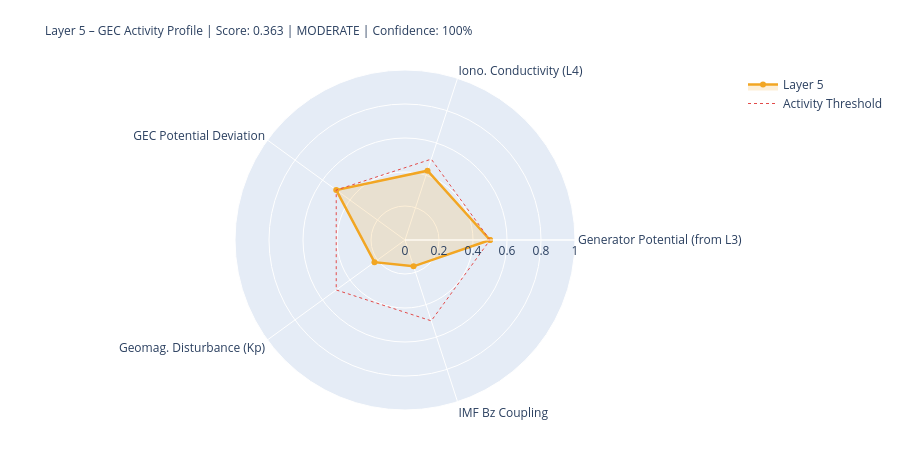

Here is the notebook cell this chart was saved with:
### Markdown cell above
---
## 5. State Assessment & Handoff to Layer 6

### Code cell
# ============================================================
# LAYER-5-SCORE
# ============================================================

# Components
# 1) Generator activity (Layer-3-driven)
gen_score = norm(generator_strength, 0.3, 2.0)
gen_src   = 'from_layer3' if l3_thunder_score is not None else 'estimated'

# 2) Ionospheric conductivity (Layer-4-driven)
iono_score = norm(iono_cond_factor, 0.7, 1.4)
iono_src   = 'from_layer4' if l4_ioniz is not None else 'estimated'

# 3) GEC potential deviation from reference
pot_score = norm(abs(delta_V_pct), 0, 30)  # 0 = at reference, 1 = 30% deviation
pot_src   = 'derived'

# 4) Geomagnetic disturbance (Kp) – modulates vertical currents
kp_score = norm(kp_val, 0, 9)
kp_src   = 'primary' if kp_now is not None else 'from_layer4'

# 5) IMF Bz coupling (southward = stronger M-I coupling → GEC influence)
bz_score = norm(-(bz_now or 0), -5, 30) if bz_now is not None else None
bz_src   = 'primary' if bz_now is not None else 'missing'

COMPONENTS = {
    'Generator Potential (from L3)':  {'score': gen_score,   'source': 'derived_from_layer3', 'dynamic': True},
    'Iono. Conductivity (L4)':      {'score': iono_score,  'source': iono_src, 'dynamic': True},
    'GEC Potential Deviation':      {'score': pot_score,   'source': pot_src,  'dynamic': True},
    'Geomag. Disturbance (Kp)':         {'score': kp_score,    'source': kp_src,   'dynamic': True},
    'IMF Bz Coupling':               {'score': bz_score,    'source': bz_src,   'dynamic': True},
}

available   = {k: v['score'] for k, v in COMPONENTS.items() if v['score'] is not None}
unavailable = [k for k, v in COMPONENTS.items() if v['score'] is None]
layer5_score = round(sum(available.values()) / len(available), 4) if available else None
confidence   = round(len(available) / len(COMPONENTS), 2)
level = ('unknown' if layer5_score is None
         else 'quiet'   if layer5_score < 0.3
         else 'moderate' if layer5_score < 0.6
         else 'active')
dominant_l5 = max(available, key=available.get) if available else 'none'

# Kp consistency: separate 1-min raw value from score value
kp_1m_raw   = kp_now          # directly from API (can be 0.0 during live measurement)
kp_for_score = kp_val          # from Layer-0 context or estimated value if needed
kp_score_src = kp_src

W = 68
print('=' * W)
print('LAYER 5 – GLOBAL ELECTRIC CIRCUIT – STATE ASSESSMENT')
print('=' * W)
for name, comp in COMPONENTS.items():
    s = comp['score']
    if s is not None:
        bar = '█' * int(s*20) + '░' * (20-int(s*20))
        print(f'  {name:<34} {bar}  {s:.3f}  [{comp["source"]}]')
    else:
        print(f'  {name:<34} {"─"*20}  n/a   [missing]')
print('-' * W)
print(f'  Score:         {layer5_score:.3f}  ({len(available)}/{len(COMPONENTS)} components)')
print(f'  Confidence:    {confidence:.0%}')
print(f'  Level:         {level.upper()}')
print(f'  Dominant:      {dominant_l5}')
print(f'  V_iono:        {V_iono_mod:.1f} kV  (Δ {delta_V_pct:+.1f}% vs. Ref)')
print(f'  I_total:       {I_total_mod:.1f} A   (Δ {delta_I_pct:+.1f}% vs. Ref)')
print('=' * W)

# Radar
cats   = list(available.keys())
vals_r = list(available.values())
if len(cats) >= 3:
    fig = go.Figure()
    fig.add_trace(go.Scatterpolar(
        r=vals_r + [vals_r[0]], theta=cats + [cats[0]],
        fill='toself', fillcolor='rgba(242,166,35,0.18)',
        line=dict(color='#F2A623', width=2.5), name='Layer 5'
    ))
    fig.add_trace(go.Scatterpolar(
        r=[0.5]*(len(cats)+1), theta=cats+[cats[0]],
        line=dict(color='#E24B4A', dash='dot', width=1),
        mode='lines', name='Activity Threshold'
    ))
    fig.update_layout(
        title=dict(
            text=f'Layer 5 – GEC Activity Profile | Score: {layer5_score:.3f} | {level.upper()} | Confidence: {confidence:.0%}',
            font=dict(size=12)
        ),
        polar=dict(radialaxis=dict(visible=True, range=[0,1])),
        height=450, showlegend=True,
        margin=dict(l=80, r=80, t=70, b=40)
    )
    fig.show()

### Figure 1 — Plotly figure (JSON) as saved in the notebook; plotly's stock layout.template omitted (floating-point values rounded to 4 significant figures)
{"data": [{"fill": "toself", "fillcolor": "rgba(242,166,35,0.18)", "line": {"color": "#F2A623", "width": 2.5}, "name": "Layer 5", "r": [0.5, 0.4287, 0.5, 0.2222, 0.1629, 0.5], "theta": ["Generator Potential (from L3)", "Iono. Conductivity (L4)", "GEC Potential Deviation", "Geomag. Disturbance (Kp)", "IMF Bz Coupling", "Generator Potential (from L3)"], "type": "scatterpolar"}, {"line": {"color": "#E24B4A", "dash": "dot", "width": 1}, "mode": "lines", "name": "Activity Threshold", "r": [0.5, 0.5, 0.5, 0.5, 0.5, 0.5], "theta": ["Generator Potential (from L3)", "Iono. Conductivity (L4)", "GEC Potential Deviation", "Geomag. Disturbance (Kp)", "IMF Bz Coupling", "Generator Potential (from L3)"], "type": "scatterpolar"}], "layout": {"height": 450, "margin": {"b": 40, "l": 80, "r": 80, "t": 70}, "polar": {"radialaxis": {"range": [0, 1], "visible": true}}, "showlegend": true, "title": {"font": {"size": 12}, "text": "Layer 5 – GEC Activity Profile | Score: 0.363 | MODERATE | Confidence: 100%"}}}
